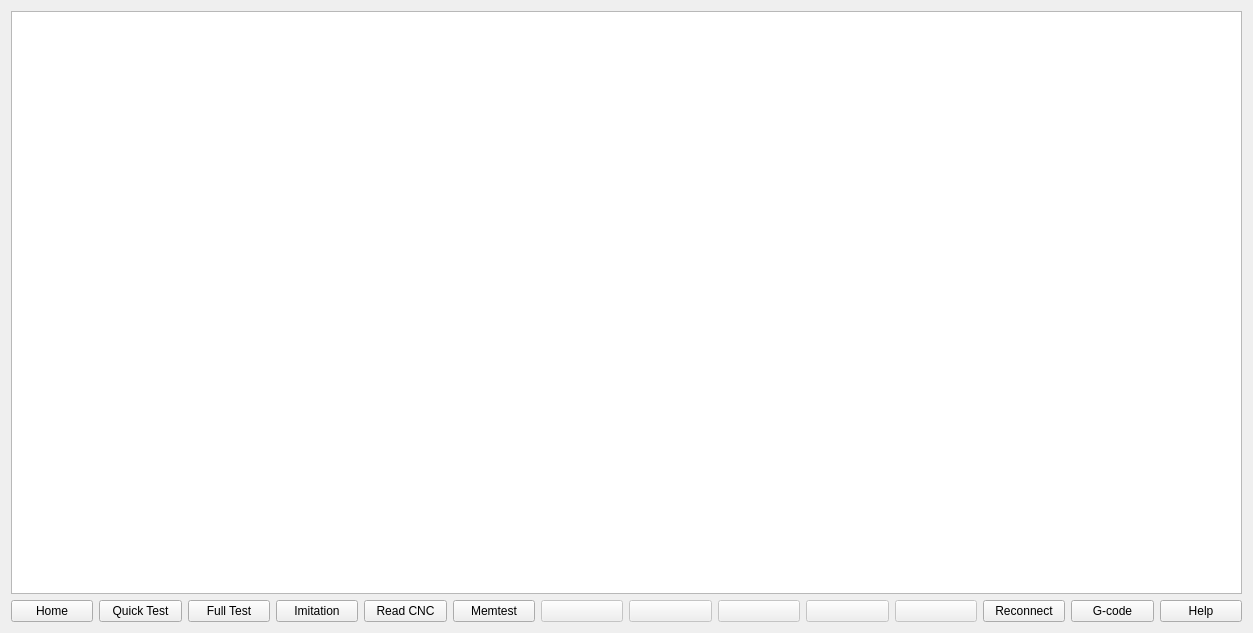
<?xml version="1.0" encoding="UTF-8"?>
<ui version="4.0">
 <class>FormTest</class>
 <widget class="QWidget" name="FormTest">
  <property name="geometry">
   <rect>
    <x>0</x>
    <y>0</y>
    <width>1253</width>
    <height>633</height>
   </rect>
  </property>
  <property name="windowTitle">
   <string>Form</string>
  </property>
  <layout class="QVBoxLayout" name="verticalLayout_2">
   <item>
    <layout class="QVBoxLayout" name="verticalLayout">
     <item>
      <widget class="QTextEdit" name="txtMsg">
       <property name="readOnly">
        <bool>true</bool>
       </property>
      </widget>
     </item>
     <item>
      <layout class="QHBoxLayout" name="horizontalLayout">
       <item>
        <widget class="QPushButton" name="btnHome">
         <property name="text">
          <string>Home</string>
         </property>
        </widget>
       </item>
       <item>
        <widget class="QPushButton" name="btnQuickTest">
         <property name="text">
          <string>Quick Test</string>
         </property>
        </widget>
       </item>
       <item>
        <widget class="QPushButton" name="btnFullTest">
         <property name="text">
          <string>Full Test</string>
         </property>
        </widget>
       </item>
       <item>
        <widget class="QPushButton" name="btnImit">
         <property name="text">
          <string>Imitation</string>
         </property>
        </widget>
       </item>
       <item>
        <widget class="QPushButton" name="btnReadGCode">
         <property name="text">
          <string>Read CNC</string>
         </property>
        </widget>
       </item>
       <item>
        <widget class="QPushButton" name="btnMemTest">
         <property name="text">
          <string>Memtest</string>
         </property>
        </widget>
       </item>
       <item>
        <widget class="QPushButton" name="pushButton_7">
         <property name="enabled">
          <bool>false</bool>
         </property>
         <property name="text">
          <string/>
         </property>
        </widget>
       </item>
       <item>
        <widget class="QPushButton" name="pushButton_8">
         <property name="enabled">
          <bool>false</bool>
         </property>
         <property name="text">
          <string/>
         </property>
        </widget>
       </item>
       <item>
        <widget class="QPushButton" name="pushButton_9">
         <property name="enabled">
          <bool>false</bool>
         </property>
         <property name="text">
          <string/>
         </property>
        </widget>
       </item>
       <item>
        <widget class="QPushButton" name="pushButton_10">
         <property name="enabled">
          <bool>false</bool>
         </property>
         <property name="text">
          <string/>
         </property>
        </widget>
       </item>
       <item>
        <widget class="QPushButton" name="pushButton_11">
         <property name="enabled">
          <bool>false</bool>
         </property>
         <property name="text">
          <string/>
         </property>
        </widget>
       </item>
       <item>
        <widget class="QPushButton" name="btnConn">
         <property name="enabled">
          <bool>true</bool>
         </property>
         <property name="text">
          <string>Reconnect</string>
         </property>
        </widget>
       </item>
       <item>
        <widget class="QPushButton" name="btnGCode">
         <property name="text">
          <string>G-code</string>
         </property>
        </widget>
       </item>
       <item>
        <widget class="QPushButton" name="btnHelp">
         <property name="text">
          <string>Help</string>
         </property>
        </widget>
       </item>
      </layout>
     </item>
    </layout>
   </item>
  </layout>
 </widget>
 <resources/>
 <connections/>
</ui>
